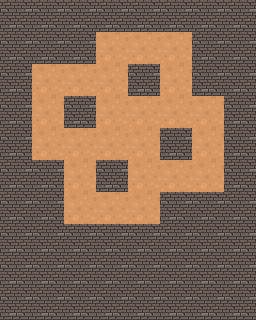

The image is a tile-based game level rendered from a .tmx file. Its description and complete source (layers, tilesets, objects, tile grids) follow:
An orthogonal 8x10 tile map with 32x32 px tiles, 1 tile layer (Прошарок плиток 1).

<map version="1.10" tiledversion="1.10.2" orientation="orthogonal" renderorder="left-up" width="8" height="10" tilewidth="32" tileheight="32" infinite="0" nextlayerid="2" nextobjectid="1">
 <tileset firstgid="1" source="Підлога.tsx" />
 <layer id="1" name="Прошарок плиток 1" width="8" height="10">
  <data encoding="csv">
2,2,2,2,2,2,2,2,
2,2,2,1,1,1,2,2,
2,1,1,1,2,1,2,2,
2,1,2,1,1,1,1,2,
2,1,1,1,1,2,1,2,
2,2,1,2,1,1,1,2,
2,2,1,1,1,2,2,2,
2,2,2,2,2,2,2,2,
2,2,2,2,2,2,2,2,
2,2,2,2,2,2,2,2
</data>
 </layer>
</map>
